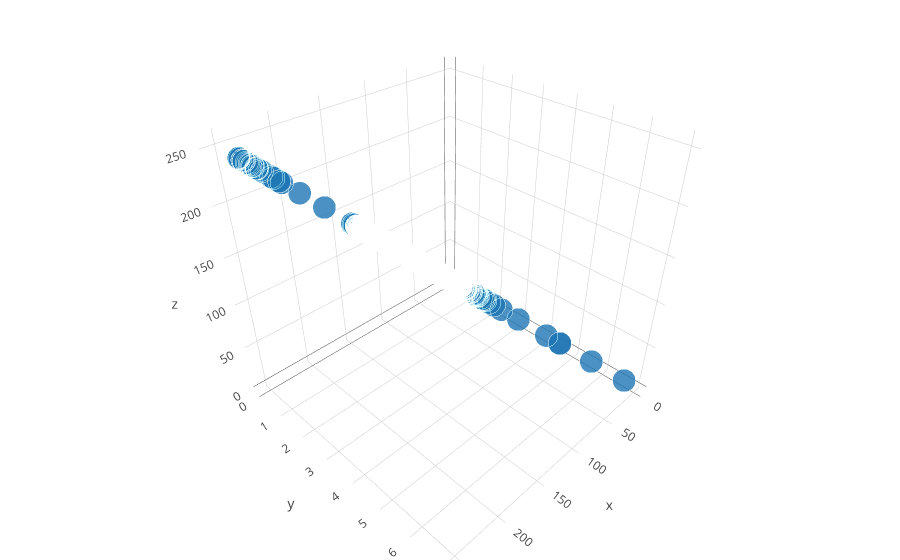

Notebook code cell kept with this figure:
### Code cell
trace1 = go.Scatter3d(
    x=X[:, 0],
    y=X[:, 1] / X[:, 2],
    z=X[:, 0],
    mode='markers',
    marker=dict(
#         size=(np.arange(92)[::-1] * 45 / 92 + 5),
        line=dict(
            color='rgba(217, 217, 217, 0.14)',
            width=0.5
        ),
        opacity=0.8
    )
)

data = [trace1]
layout = go.Layout(
    margin=dict(
        l=0,
        r=0,
        b=0,
        t=0
    )
)
fig = go.Figure(data=data, layout=layout)

iplot(fig)

### Figure 1 — Plotly figure (JSON) as saved in the notebook; plotly's stock layout.template omitted (floating-point values rounded to 4 significant figures; data arrays with more than 128 entries replaced by an {"elided": "..."} marker saying what was removed)
{"data": [{"marker": {"line": {"color": "rgba(217, 217, 217, 0.14)", "width": 0.5}, "opacity": 0.8}, "mode": "markers", "type": "scatter3d", "uid": "2c7152be-e874-11e8-b6c4-39602599c795", "x": {"elided": "16384 int values"}, "y": {"elided": "16384 float values"}, "z": {"elided": "16384 int values"}}], "layout": {"margin": {"b": 0, "l": 0, "r": 0, "t": 0}}}
